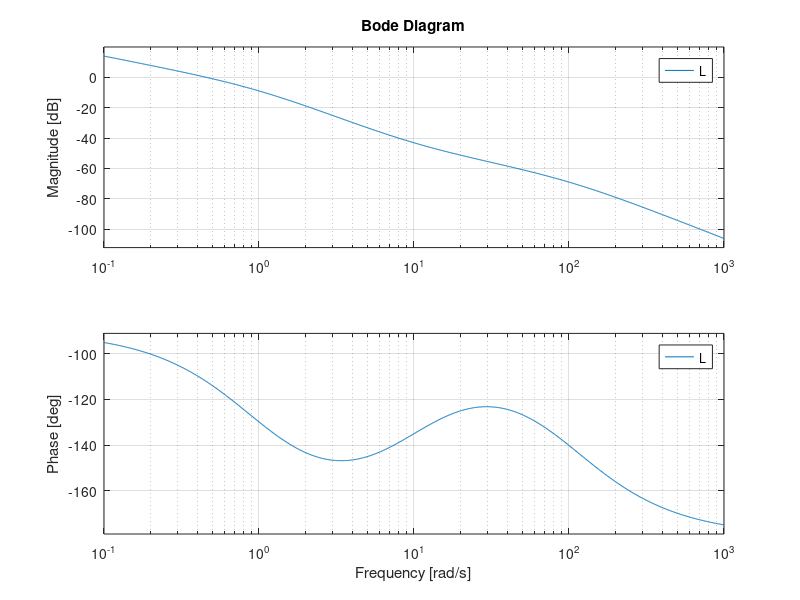
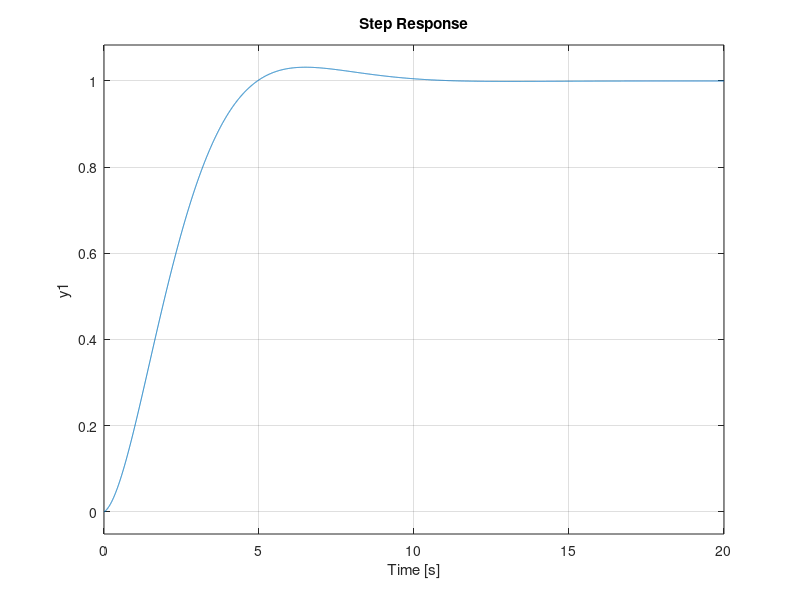
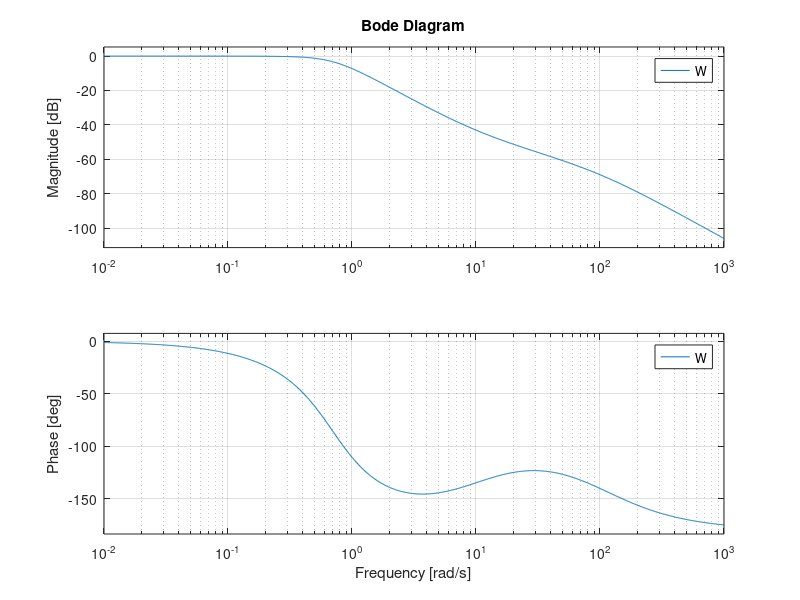

The MATLAB script that drew these images, in order:
clear all
close all
clc

s=tf('s');
L=5/s*(s+10)/((s+1)*(s+100))

figure(1)
bode(L)
grid on
W=feedback(L,1)
figure(2)
step(W)
figure(3)
bode(W)
